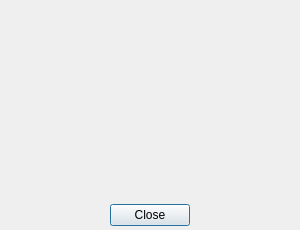
<?xml version="1.0" encoding="UTF-8"?>
<ui version="4.0">
 <class>Dialog</class>
 <widget class="QDialog" name="Dialog">
  <property name="geometry">
   <rect>
    <x>0</x>
    <y>0</y>
    <width>300</width>
    <height>150</height>
   </rect>
  </property>
  <property name="windowTitle">
   <string>Dialog</string>
  </property>
  <layout class="QVBoxLayout" name="verticalLayout">
   <property name="spacing">
    <number>8</number>
   </property>
   <property name="leftMargin">
    <number>4</number>
   </property>
   <property name="topMargin">
    <number>4</number>
   </property>
   <property name="rightMargin">
    <number>4</number>
   </property>
   <property name="bottomMargin">
    <number>4</number>
   </property>
   <item>
    <widget class="QTextEdit" name="textEdit">
     <property name="sizePolicy">
      <sizepolicy hsizetype="MinimumExpanding" vsizetype="MinimumExpanding">
       <horstretch>0</horstretch>
       <verstretch>0</verstretch>
      </sizepolicy>
     </property>
     <property name="autoFillBackground">
      <bool>false</bool>
     </property>
     <property name="styleSheet">
      <string notr="true">background-color: #00000000</string>
     </property>
     <property name="frameShape">
      <enum>QFrame::NoFrame</enum>
     </property>
     <property name="frameShadow">
      <enum>QFrame::Plain</enum>
     </property>
     <property name="lineWidth">
      <number>0</number>
     </property>
     <property name="horizontalScrollBarPolicy">
      <enum>Qt::ScrollBarAlwaysOff</enum>
     </property>
     <property name="readOnly">
      <bool>true</bool>
     </property>
     <property name="markdown">
      <string/>
     </property>
    </widget>
   </item>
   <item>
    <widget class="QDialogButtonBox" name="buttonBox">
     <property name="sizePolicy">
      <sizepolicy hsizetype="Expanding" vsizetype="Maximum">
       <horstretch>0</horstretch>
       <verstretch>0</verstretch>
      </sizepolicy>
     </property>
     <property name="orientation">
      <enum>Qt::Horizontal</enum>
     </property>
     <property name="standardButtons">
      <set>QDialogButtonBox::Close</set>
     </property>
     <property name="centerButtons">
      <bool>true</bool>
     </property>
    </widget>
   </item>
  </layout>
 </widget>
 <resources/>
 <connections>
  <connection>
   <sender>buttonBox</sender>
   <signal>accepted()</signal>
   <receiver>Dialog</receiver>
   <slot>accept()</slot>
   <hints>
    <hint type="sourcelabel">
     <x>248</x>
     <y>254</y>
    </hint>
    <hint type="destinationlabel">
     <x>157</x>
     <y>274</y>
    </hint>
   </hints>
  </connection>
  <connection>
   <sender>buttonBox</sender>
   <signal>rejected()</signal>
   <receiver>Dialog</receiver>
   <slot>reject()</slot>
   <hints>
    <hint type="sourcelabel">
     <x>316</x>
     <y>260</y>
    </hint>
    <hint type="destinationlabel">
     <x>286</x>
     <y>274</y>
    </hint>
   </hints>
  </connection>
 </connections>
</ui>
